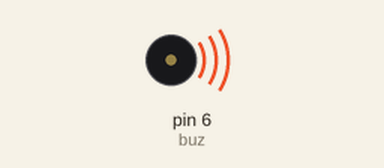
A sketch run on a simulated Arduino Uno, built with avr-gcc and run on an emulated ATmega328P. On the bench: buzzer (waves = sounding).

Above: at 0.2 s.
Timing chart, 0 to 3.5 s (numbered marks = the images above):
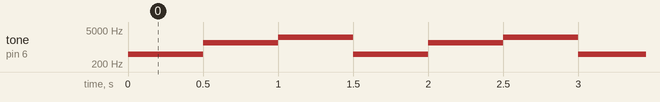

Measured:
- by itself, tone on pin 6 (buz): repeats every 1.5 s: 1500 Hz 0.50 s, 2500 Hz 0.50 s, 500 Hz 0.50 s

The sketch:

pasif_buzzer.ino
```cpp
int buz=6;

void setup() {
  pinMode(buz,OUTPUT);
}
void loop() {
  tone(buz,500); //20-20000
  delay(500);
  tone(buz,1500);
  delay(500);
  tone(buz,2500);
  delay(500);
}
```
